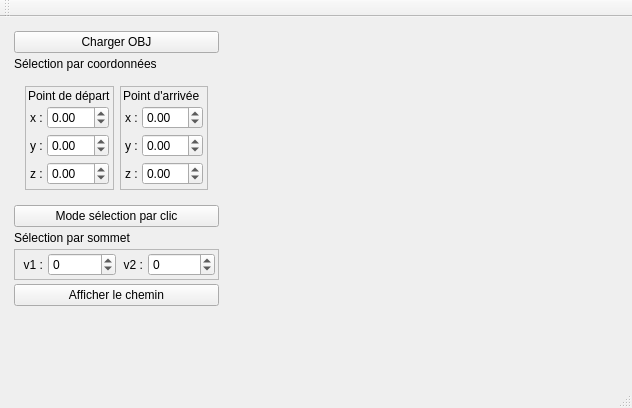
<?xml version="1.0" encoding="UTF-8"?>
<ui version="4.0">
 <class>MainWindow</class>
 <widget class="QMainWindow" name="MainWindow">
  <property name="geometry">
   <rect>
    <x>0</x>
    <y>0</y>
    <width>632</width>
    <height>408</height>
   </rect>
  </property>
  <property name="windowTitle">
   <string>MainWindow</string>
  </property>
  <widget class="QWidget" name="centralWidget">
   <layout class="QHBoxLayout" name="horizontalLayout">
    <item>
     <widget class="QWidget" name="widget_2" native="true">
      <property name="sizePolicy">
       <sizepolicy hsizetype="Maximum" vsizetype="Preferred">
        <horstretch>150</horstretch>
        <verstretch>0</verstretch>
       </sizepolicy>
      </property>
      <property name="minimumSize">
       <size>
        <width>150</width>
        <height>0</height>
       </size>
      </property>
      <layout class="QVBoxLayout" name="verticalLayout">
       <property name="spacing">
        <number>4</number>
       </property>
       <property name="leftMargin">
        <number>3</number>
       </property>
       <property name="topMargin">
        <number>3</number>
       </property>
       <property name="rightMargin">
        <number>3</number>
       </property>
       <property name="bottomMargin">
        <number>3</number>
       </property>
       <item>
        <widget class="QPushButton" name="pushButton_chargement">
         <property name="minimumSize">
          <size>
           <width>200</width>
           <height>0</height>
          </size>
         </property>
         <property name="text">
          <string>Charger OBJ</string>
         </property>
        </widget>
       </item>
       <item>
        <widget class="QLabel" name="label_10">
         <property name="text">
          <string>Sélection par coordonnées</string>
         </property>
        </widget>
       </item>
       <item>
        <widget class="QFrame" name="horizontalFrame">
         <property name="minimumSize">
          <size>
           <width>0</width>
           <height>20</height>
          </size>
         </property>
         <property name="frameShape">
          <enum>QFrame::NoFrame</enum>
         </property>
         <layout class="QHBoxLayout" name="horizontalLayout_9">
          <item>
           <widget class="QFrame" name="frame">
            <property name="frameShape">
             <enum>QFrame::StyledPanel</enum>
            </property>
            <property name="frameShadow">
             <enum>QFrame::Raised</enum>
            </property>
            <layout class="QVBoxLayout" name="verticalLayout_2">
             <property name="spacing">
              <number>1</number>
             </property>
             <property name="leftMargin">
              <number>2</number>
             </property>
             <property name="topMargin">
              <number>2</number>
             </property>
             <property name="rightMargin">
              <number>2</number>
             </property>
             <property name="bottomMargin">
              <number>2</number>
             </property>
             <item>
              <widget class="QLabel" name="label_depart">
               <property name="text">
                <string>Point de départ</string>
               </property>
              </widget>
             </item>
             <item>
              <widget class="QWidget" name="widget_x1" native="true">
               <layout class="QHBoxLayout" name="horizontalLayout_2">
                <property name="spacing">
                 <number>1</number>
                </property>
                <property name="leftMargin">
                 <number>2</number>
                </property>
                <property name="topMargin">
                 <number>2</number>
                </property>
                <property name="rightMargin">
                 <number>2</number>
                </property>
                <property name="bottomMargin">
                 <number>2</number>
                </property>
                <item>
                 <widget class="QLabel" name="label_x1">
                  <property name="sizePolicy">
                   <sizepolicy hsizetype="Maximum" vsizetype="Preferred">
                    <horstretch>0</horstretch>
                    <verstretch>0</verstretch>
                   </sizepolicy>
                  </property>
                  <property name="text">
                   <string>x : </string>
                  </property>
                 </widget>
                </item>
                <item>
                 <widget class="QDoubleSpinBox" name="spinbox_x1">
                  <property name="minimum">
                   <double>-99.989999999999995</double>
                  </property>
                 </widget>
                </item>
               </layout>
              </widget>
             </item>
             <item>
              <widget class="QWidget" name="widget_y1" native="true">
               <property name="sizePolicy">
                <sizepolicy hsizetype="Preferred" vsizetype="Preferred">
                 <horstretch>0</horstretch>
                 <verstretch>0</verstretch>
                </sizepolicy>
               </property>
               <layout class="QHBoxLayout" name="horizontalLayout_3">
                <property name="spacing">
                 <number>1</number>
                </property>
                <property name="leftMargin">
                 <number>2</number>
                </property>
                <property name="topMargin">
                 <number>2</number>
                </property>
                <property name="rightMargin">
                 <number>2</number>
                </property>
                <property name="bottomMargin">
                 <number>2</number>
                </property>
                <item>
                 <widget class="QLabel" name="label_y1">
                  <property name="sizePolicy">
                   <sizepolicy hsizetype="Maximum" vsizetype="Preferred">
                    <horstretch>0</horstretch>
                    <verstretch>0</verstretch>
                   </sizepolicy>
                  </property>
                  <property name="text">
                   <string>y : </string>
                  </property>
                 </widget>
                </item>
                <item>
                 <widget class="QDoubleSpinBox" name="spinbox_y1">
                  <property name="minimum">
                   <double>-99.989999999999995</double>
                  </property>
                 </widget>
                </item>
               </layout>
              </widget>
             </item>
             <item>
              <widget class="QWidget" name="widget_z1" native="true">
               <layout class="QHBoxLayout" name="horizontalLayout_4">
                <property name="spacing">
                 <number>1</number>
                </property>
                <property name="leftMargin">
                 <number>2</number>
                </property>
                <property name="topMargin">
                 <number>2</number>
                </property>
                <property name="rightMargin">
                 <number>2</number>
                </property>
                <property name="bottomMargin">
                 <number>2</number>
                </property>
                <item>
                 <widget class="QLabel" name="label_z1">
                  <property name="sizePolicy">
                   <sizepolicy hsizetype="Maximum" vsizetype="Preferred">
                    <horstretch>0</horstretch>
                    <verstretch>0</verstretch>
                   </sizepolicy>
                  </property>
                  <property name="text">
                   <string>z : </string>
                  </property>
                 </widget>
                </item>
                <item>
                 <widget class="QDoubleSpinBox" name="spinbox_z1">
                  <property name="minimum">
                   <double>-99.989999999999995</double>
                  </property>
                 </widget>
                </item>
               </layout>
              </widget>
             </item>
            </layout>
           </widget>
          </item>
          <item>
           <widget class="QFrame" name="horizontalFrame">
            <property name="frameShape">
             <enum>QFrame::StyledPanel</enum>
            </property>
            <property name="frameShadow">
             <enum>QFrame::Raised</enum>
            </property>
            <layout class="QVBoxLayout" name="verticalLayout_4">
             <property name="spacing">
              <number>1</number>
             </property>
             <property name="leftMargin">
              <number>2</number>
             </property>
             <property name="topMargin">
              <number>2</number>
             </property>
             <property name="rightMargin">
              <number>2</number>
             </property>
             <property name="bottomMargin">
              <number>2</number>
             </property>
             <item>
              <widget class="QLabel" name="label_arrivee">
               <property name="text">
                <string>Point d'arrivée</string>
               </property>
              </widget>
             </item>
             <item>
              <widget class="QWidget" name="widget_x2" native="true">
               <layout class="QHBoxLayout" name="horizontalLayout_10">
                <property name="spacing">
                 <number>1</number>
                </property>
                <property name="leftMargin">
                 <number>2</number>
                </property>
                <property name="topMargin">
                 <number>2</number>
                </property>
                <property name="rightMargin">
                 <number>2</number>
                </property>
                <property name="bottomMargin">
                 <number>2</number>
                </property>
                <item>
                 <widget class="QLabel" name="label_x2">
                  <property name="text">
                   <string>x :</string>
                  </property>
                 </widget>
                </item>
                <item>
                 <widget class="QDoubleSpinBox" name="spinbox_x2">
                  <property name="minimum">
                   <double>-99.989999999999995</double>
                  </property>
                 </widget>
                </item>
               </layout>
              </widget>
             </item>
             <item>
              <widget class="QWidget" name="widget_y2" native="true">
               <layout class="QHBoxLayout" name="horizontalLayout_11">
                <property name="spacing">
                 <number>1</number>
                </property>
                <property name="leftMargin">
                 <number>2</number>
                </property>
                <property name="topMargin">
                 <number>2</number>
                </property>
                <property name="rightMargin">
                 <number>2</number>
                </property>
                <property name="bottomMargin">
                 <number>2</number>
                </property>
                <item>
                 <widget class="QLabel" name="label_y2">
                  <property name="text">
                   <string>y : </string>
                  </property>
                 </widget>
                </item>
                <item>
                 <widget class="QDoubleSpinBox" name="spinbox_y2">
                  <property name="minimum">
                   <double>-99.989999999999995</double>
                  </property>
                 </widget>
                </item>
               </layout>
              </widget>
             </item>
             <item>
              <widget class="QWidget" name="widget_z2" native="true">
               <layout class="QHBoxLayout" name="horizontalLayout_12">
                <property name="spacing">
                 <number>1</number>
                </property>
                <property name="leftMargin">
                 <number>2</number>
                </property>
                <property name="topMargin">
                 <number>2</number>
                </property>
                <property name="rightMargin">
                 <number>2</number>
                </property>
                <property name="bottomMargin">
                 <number>2</number>
                </property>
                <item>
                 <widget class="QLabel" name="label_z2">
                  <property name="text">
                   <string>z : </string>
                  </property>
                 </widget>
                </item>
                <item>
                 <widget class="QDoubleSpinBox" name="spinbox_z2">
                  <property name="minimum">
                   <double>-99.989999999999995</double>
                  </property>
                 </widget>
                </item>
               </layout>
              </widget>
             </item>
            </layout>
           </widget>
          </item>
         </layout>
        </widget>
       </item>
       <item>
        <widget class="QPushButton" name="pushButton_selectClick">
         <property name="text">
          <string>Mode sélection par clic</string>
         </property>
        </widget>
       </item>
       <item>
        <widget class="QLabel" name="label_9">
         <property name="text">
          <string>Sélection par sommet</string>
         </property>
        </widget>
       </item>
       <item>
        <widget class="QFrame" name="frame_2">
         <property name="frameShape">
          <enum>QFrame::StyledPanel</enum>
         </property>
         <property name="frameShadow">
          <enum>QFrame::Raised</enum>
         </property>
         <layout class="QVBoxLayout" name="verticalLayout_3">
          <property name="spacing">
           <number>2</number>
          </property>
          <property name="leftMargin">
           <number>1</number>
          </property>
          <property name="topMargin">
           <number>2</number>
          </property>
          <property name="rightMargin">
           <number>2</number>
          </property>
          <property name="bottomMargin">
           <number>2</number>
          </property>
          <item>
           <widget class="QWidget" name="widget_5" native="true">
            <layout class="QHBoxLayout" name="horizontalLayout_5">
             <property name="spacing">
              <number>1</number>
             </property>
             <property name="leftMargin">
              <number>1</number>
             </property>
             <property name="topMargin">
              <number>1</number>
             </property>
             <property name="rightMargin">
              <number>1</number>
             </property>
             <property name="bottomMargin">
              <number>1</number>
             </property>
             <item>
              <widget class="QLabel" name="label_v1_chemin">
               <property name="sizePolicy">
                <sizepolicy hsizetype="Maximum" vsizetype="Preferred">
                 <horstretch>0</horstretch>
                 <verstretch>0</verstretch>
                </sizepolicy>
               </property>
               <property name="text">
                <string>  v1 : </string>
               </property>
              </widget>
             </item>
             <item>
              <widget class="QSpinBox" name="spinBox_v1_chemin">
               <property name="minimum">
                <number>-1</number>
               </property>
               <property name="maximum">
                <number>9999</number>
               </property>
              </widget>
             </item>
             <item>
              <widget class="QLabel" name="label_v2_chemin">
               <property name="sizePolicy">
                <sizepolicy hsizetype="Maximum" vsizetype="Preferred">
                 <horstretch>0</horstretch>
                 <verstretch>0</verstretch>
                </sizepolicy>
               </property>
               <property name="text">
                <string>  v2 : </string>
               </property>
              </widget>
             </item>
             <item>
              <widget class="QSpinBox" name="spinBox_v2_chemin">
               <property name="minimum">
                <number>-1</number>
               </property>
               <property name="maximum">
                <number>9999</number>
               </property>
               <property name="value">
                <number>0</number>
               </property>
              </widget>
             </item>
            </layout>
           </widget>
          </item>
         </layout>
        </widget>
       </item>
       <item>
        <widget class="QPushButton" name="pushButton_afficherChemin">
         <property name="text">
          <string>Afficher le chemin</string>
         </property>
        </widget>
       </item>
       <item>
        <spacer name="verticalSpacer">
         <property name="orientation">
          <enum>Qt::Vertical</enum>
         </property>
         <property name="sizeHint" stdset="0">
          <size>
           <width>20</width>
           <height>40</height>
          </size>
         </property>
        </spacer>
       </item>
      </layout>
     </widget>
    </item>
    <item>
     <widget class="MeshViewerWidget" name="displayWidget" native="true"/>
    </item>
   </layout>
  </widget>
  <widget class="QMenuBar" name="menuBar">
   <property name="geometry">
    <rect>
     <x>0</x>
     <y>0</y>
     <width>632</width>
     <height>22</height>
    </rect>
   </property>
  </widget>
  <widget class="QToolBar" name="mainToolBar">
   <attribute name="toolBarArea">
    <enum>TopToolBarArea</enum>
   </attribute>
   <attribute name="toolBarBreak">
    <bool>false</bool>
   </attribute>
  </widget>
  <widget class="QStatusBar" name="statusBar"/>
 </widget>
 <layoutdefault spacing="6" margin="11"/>
 <customwidgets>
  <customwidget>
   <class>MeshViewerWidget</class>
   <extends>QWidget</extends>
   <header location="global">meshviewerwidget.h</header>
   <container>1</container>
  </customwidget>
 </customwidgets>
 <resources/>
 <connections/>
</ui>
